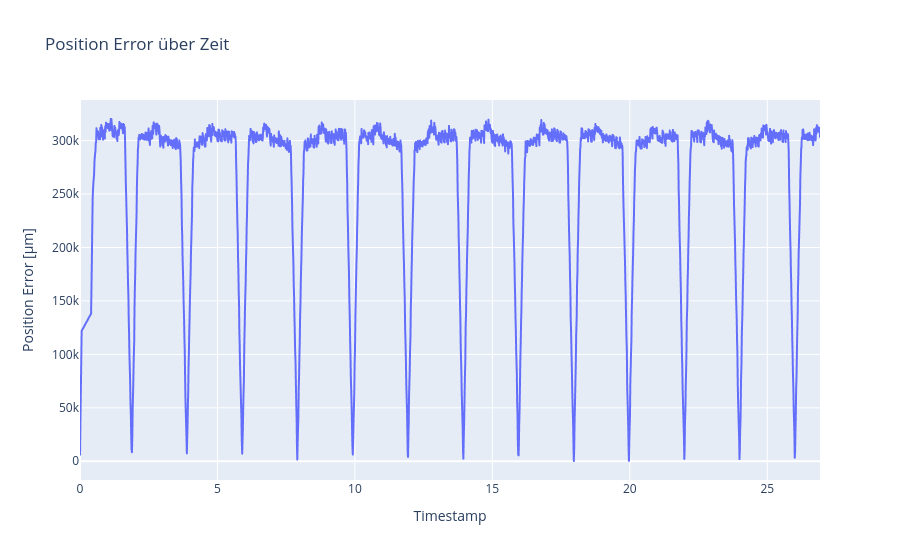

Notebook code for this chart:
### Markdown cell above
Plot distance error

### Code cell
act_j, com_j, timestamps = get_arrays()
pos_err, rpy_act, rpy_com = get_errors(act_j, com_j)

# 1) DataFrame anlegen
df = pd.DataFrame({
    'timestamp': timestamps,
    'error_um': pos_err
})

# 2) Interaktiven Linienplot
fig = px.line(
    df,
    x='timestamp',
    y='error_um',
    title="Position Error über Zeit",
    labels={
        'timestamp': 'Timestamp',
        'error_um': 'Position Error [µm]'
    }
)

# 3) Achsen-Datumsformat nach Wunsch
fig.update_xaxes(
    tickformat="%H:%M:%S\n%d-%m-%Y",
    # rangeslider_visible=True     # kleiner Slider unten für grobes Zoomen
)

fig.show()

### Figure 1 — Plotly figure (JSON) as saved in the notebook; plotly's stock layout.template omitted (floating-point values rounded to 4 significant figures; data arrays with more than 128 entries replaced by an {"elided": "..."} marker saying what was removed)
{"data": [{"hovertemplate": "Timestamp=%{x}<br>Position Error [µm]=%{y}<extra></extra>", "legendgroup": "", "line": {"color": "#636efa", "dash": "solid"}, "marker": {"symbol": "circle"}, "mode": "lines", "name": "", "showlegend": false, "type": "scattergl", "x": {"elided": "2083 float values"}, "xaxis": "x", "y": {"elided": "2083 float values"}, "yaxis": "y"}], "layout": {"legend": {"tracegroupgap": 0}, "title": {"text": "Position Error über Zeit"}, "xaxis": {"anchor": "y", "domain": [0, 1], "tickformat": "%H:%M:%S\n%d-%m-%Y", "title": {"text": "Timestamp"}}, "yaxis": {"anchor": "x", "domain": [0, 1], "title": {"text": "Position Error [µm]"}}}}
